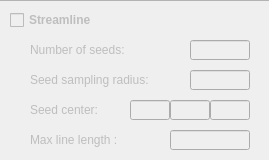
                  <widget class="QWidget" name="widget_14" native="true">
                   <property name="sizePolicy">
                    <sizepolicy hsizetype="Fixed" vsizetype="Expanding">
                     <horstretch>0</horstretch>
                     <verstretch>0</verstretch>
                    </sizepolicy>
                   </property>
                   <property name="minimumSize">
                    <size>
                     <width>269</width>
                     <height>160</height>
                    </size>
                   </property>
                   <property name="maximumSize">
                    <size>
                     <width>269</width>
                     <height>16777215</height>
                    </size>
                   </property>
                   <property name="styleSheet">
                    <string notr="true">.QWidget{
	border-top:1px solid rgb(179, 179, 179);
}</string>
                   </property>
                   <widget class="QLabel" name="streamSampleRadius_LB">
                    <property name="enabled">
                     <bool>false</bool>
                    </property>
                    <property name="geometry">
                     <rect>
                      <x>30</x>
                      <y>70</y>
                      <width>141</width>
                      <height>20</height>
                     </rect>
                    </property>
                    <property name="text">
                     <string>Seed sampling radius:</string>
                    </property>
                   </widget>
                   <widget class="QLineEdit" name="seedCenterY_LE">
                    <property name="enabled">
                     <bool>false</bool>
                    </property>
                    <property name="geometry">
                     <rect>
                      <x>170</x>
                      <y>100</y>
                      <width>40</width>
                      <height>20</height>
                     </rect>
                    </property>
                   </widget>
                   <widget class="QLineEdit" name="seedRadius_LE">
                    <property name="enabled">
                     <bool>false</bool>
                    </property>
                    <property name="geometry">
                     <rect>
                      <x>190</x>
                      <y>70</y>
                      <width>60</width>
                      <height>20</height>
                     </rect>
                    </property>
                   </widget>
                   <widget class="QLineEdit" name="seedCenterX_LE">
                    <property name="enabled">
                     <bool>false</bool>
                    </property>
                    <property name="geometry">
                     <rect>
                      <x>130</x>
                      <y>100</y>
                      <width>40</width>
                      <height>20</height>
                     </rect>
                    </property>
                   </widget>
                   <widget class="QLineEdit" name="seedCenterZ_LE">
                    <property name="enabled">
                     <bool>false</bool>
                    </property>
                    <property name="geometry">
                     <rect>
                      <x>210</x>
                      <y>100</y>
                      <width>40</width>
                      <height>20</height>
                     </rect>
                    </property>
                   </widget>
                   <widget class="QLineEdit" name="seedNumber_LE">
                    <property name="enabled">
                     <bool>false</bool>
                    </property>
                    <property name="geometry">
                     <rect>
                      <x>190</x>
                      <y>40</y>
                      <width>60</width>
                      <height>20</height>
                     </rect>
                    </property>
                   </widget>
                   <widget class="QLabel" name="streamSeedNum_LB">
                    <property name="enabled">
                     <bool>false</bool>
                    </property>
                    <property name="geometry">
                     <rect>
                      <x>30</x>
                      <y>40</y>
                      <width>111</width>
                      <height>20</height>
                     </rect>
                    </property>
                    <property name="text">
                     <string>Number of seeds:</string>
                    </property>
                   </widget>
                   <widget class="QLabel" name="streamSeedCenter_LB">
                    <property name="enabled">
                     <bool>false</bool>
                    </property>
                    <property name="geometry">
                     <rect>
                      <x>30</x>
                      <y>100</y>
                      <width>100</width>
                      <height>20</height>
                     </rect>
                    </property>
                    <property name="text">
                     <string>Seed center:</string>
                    </property>
                   </widget>
                   <widget class="QCheckBox" name="streamline_CB">
                    <property name="enabled">
                     <bool>false</bool>
                    </property>
                    <property name="geometry">
                     <rect>
                      <x>10</x>
                      <y>10</y>
                      <width>131</width>
                      <height>20</height>
                     </rect>
                    </property>
                    <property name="font">
                     <font>
                      <weight>75</weight>
                      <bold>true</bold>
                     </font>
                    </property>
                    <property name="text">
                     <string>Streamline</string>
                    </property>
                   </widget>
                   <widget class="QLabel" name="streamMaxLength_LB">
                    <property name="enabled">
                     <bool>false</bool>
                    </property>
                    <property name="geometry">
                     <rect>
                      <x>30</x>
                      <y>130</y>
                      <width>111</width>
                      <height>20</height>
                     </rect>
                    </property>
                    <property name="text">
                     <string>Max line length :</string>
                    </property>
                   </widget>
                   <widget class="QLineEdit" name="streamStepLength_LE">
                    <property name="enabled">
                     <bool>false</bool>
                    </property>
                    <property name="geometry">
                     <rect>
                      <x>170</x>
                      <y>130</y>
                      <width>80</width>
                      <height>20</height>
                     </rect>
                    </property>
                   </widget>
                  </widget>
